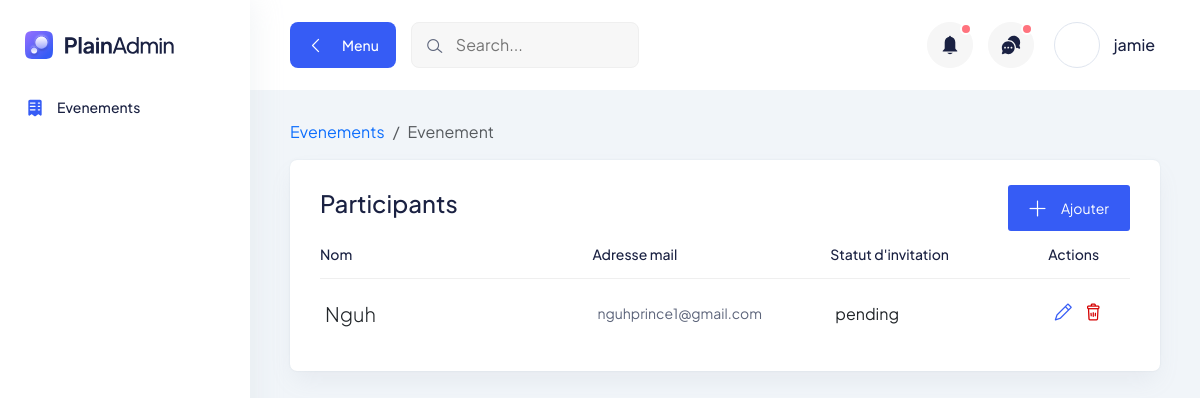
Page /events/18 (signed in) on the earlier database version.
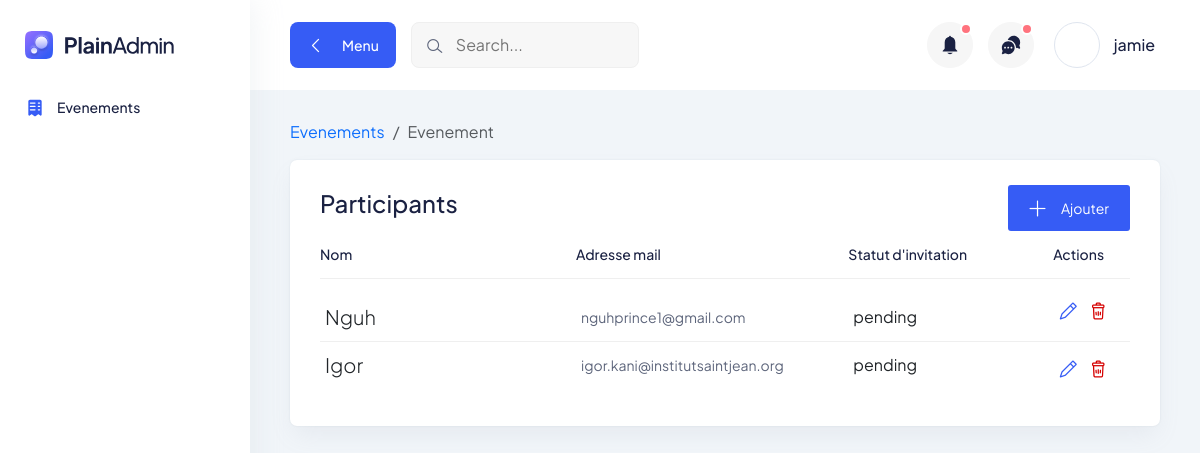
Same page on the later database version.
### main/models.py (models this page shows, shortened)
class Participant(models.Model):
    INVITATION_STATUS = [
        ("pending", _("En attente")),
        ("rejected", _("Rejetée")),
        ("accepted", _("Accepté"))
    ]
    evenement = models.ForeignKey(Evenement, on_delete=models.CASCADE)
    name = models.CharField(max_length=100)
    email = models.EmailField()
    statut = models.CharField(max_length=15, choices=INVITATION_STATUS, default="pending")
    invitation_successful = models.BooleanField(null=True)

### main/views.py (the view)
# urls.py: path("events/", views.events, name="events"),
@login_required
def events(request, event_id=None):
    user = request.user
    edit_form = UpdateEvenementForm
    if not event_id:
        if request.method == 'POST':
            form = EvenementForm(request.POST, request.FILES)
            if form.is_valid():
                evenement = form.save()
                evenement.user = user
                evenement.save()
                excel_file = form.cleaned_data.get("participants_file")
                if excel_file:
                    try:
                        df = pd.read_excel(excel_file)
                        for index, row in df.iterrows():
                            email = row.get("Email")
                            name = row.get("Nom")
                            if email and name:
                                Participant.objects.create(
                                    evenement=evenement,
                                    email=email,
                                    statut='pending',
                                    name=name
                                )
                    except Exception as e:
                        evenement.delete()
                        return JsonResponse({'success': False, 'errors': ['Error adding participants from excel file']})
                return JsonResponse({'success': True})  # Return success response
            return JsonResponse({'success': False, 'errors': form.errors})  # Return validation errors
        else:
            form = EvenementForm()
            evenements = Evenement.objects.filter(Q(user=user) | Q(user__isnull=True))
        return render(request, "main/evenements.html", context={'evenements': evenements, 'form': form, 'edit_form': edit_form})
    else:
        event = get_object_or_404(Evenement, id=event_id, user=user)
        context = {
            'event': event,
            'update_participant_form': UpdateParticipantForm,
            'participant_form': ParticipantForm,
            'participants_json': [ model_to_dict(p) for p in event.participant_set.all() ]
        }
        print("Returning context... ")
        print(context)
        return render(request, "main/event_detail.html", context=context)

### main/models.py (called while the page is built)
    def __str__(self):
        return f"{self.nom}: {self.ville}, {self.pays}"

### main/templates/main/event_detail.html (shortened to what the changed rows need)
{% extends 'main/sidebar_base.html' %}
{% load i18n %}
{% block page_content %}
<section>
    <div class="container-fluid pt-30">
        <div class="tables-wrapper mt-6">
            <div class="row">
                <div class="col-lg-12">
                    <div class="card-style mb-30">
                        <div class="table-wrapper table-responsive">
                            <table class="table">
                                <thead>
                                    <tr>
                                        <th class="lead-info">
                                            <h6>{% trans "Nom" %}</h6>
                                        </th>
                                        <th class="lead-email">
                                            <h6>{% trans "Adresse mail" %}</h6>
                                        </th>
                                        <th class="lead-phone">
                                            <h6>{% trans "Statut d'invitation" %}</h6>
                                        </th>
                                        <th>
                                            <h6>{% trans "Actions" %}</h6>
                                        </th>
                                    </tr>
                                </thead>
                                <tbody>
                                    {% for participant in event.participant_set.all %}
                                    <tr>
                                        <td class="min-width">
                                            <div class="lead">
                                                <div class="lead-text">
                                                    {{ participant.name }}
                                                </div>
                                            </div>
                                        </td>
                                        <td class="min-width">
                                            <p>{{ participant.email }}</p>
                                        </td>
                                        <td class="min-width">
                                            <div class="d-flex flex-row gap-3 align-items-center">
                                                {{ participant.statut }}
                                            </div>
                                        </td>
                                        <td>
                                            <div class="action">
                                                <button class="text-primary edit-button" data-id="{{ participant.id }}"
                                                    data-bs-toggle="modal" data-bs-target="#editEventModal">
                                                    <i class="lni lni-pencil"></i>
                                                </button>
                                                <button class="text-danger delete-button" data-id="{{ participant.id }}"
                                                    data-nom="{{ evenement.nom }}" data-bs-toggle="modal"
                                                    data-bs-target="#deleteEventModal">
                                                    <i class="lni lni-trash-can"></i>
                                                </button>
                                            </div>
                                        </td>
                                    </tr>
                                    {% endfor %}
                                </tbody>
                            </table>
                        </div>
                    </div>
                </div>
            </div>
        </div>
    </div>
</section>
{% endblock %}

Differences in the rows shown:
added Participant: name "Igor", email "igor.kani@institutsaintjean.org", statut "pending"
